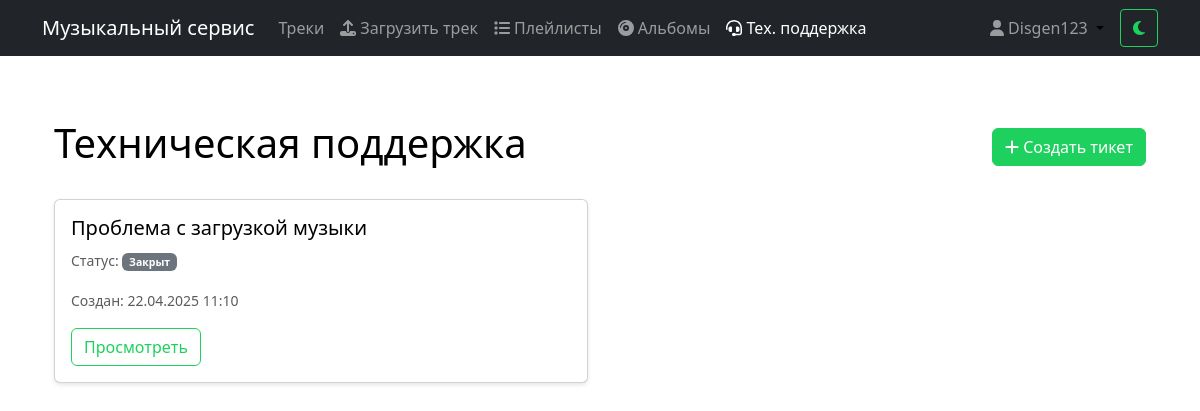
The app's page /support/ (signed in), older data.
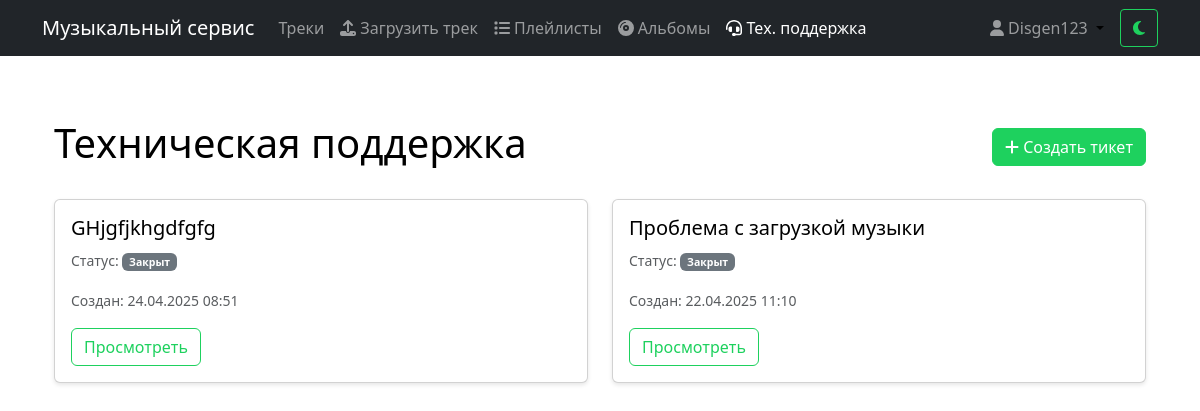
The same page, newer data.
### music/models.py (models this page shows, shortened)
class SupportTicket(models.Model):
    STATUS_CHOICES = (
        ('open', 'Открыт'),
        ('in_progress', 'В работе'),
        ('closed', 'Закрыт'),
    )
    user = models.ForeignKey(User, on_delete=models.CASCADE, related_name='support_tickets')
    subject = models.CharField(max_length=200, verbose_name='Тема')
    status = models.CharField(max_length=20, choices=STATUS_CHOICES, default='open', verbose_name='Статус')
    created_at = models.DateTimeField(auto_now_add=True, verbose_name='Создан')
    updated_at = models.DateTimeField(auto_now=True, verbose_name='Обновлен')
    is_read_by_admin = models.BooleanField(default=False, verbose_name='Прочитано администратором')
    class Meta:
        verbose_name = 'Тикет поддержки'
        verbose_name_plural = 'Тикеты поддержки'
        ordering = ['-updated_at']

### music/views.py (the view)
# urls.py: path('support/', views.support_ticket_list, name='support_ticket_list'),
@login_required
def support_ticket_list(request):
    if request.user.is_superuser:
        tickets = SupportTicket.objects.all()
    else:
        tickets = SupportTicket.objects.filter(user=request.user)
    return render(request, 'music/support/ticket_list.html', {'tickets': tickets})

### music/context_processors.py (called while the page is built)
def pending_tracks_count(request):
    if request.user.is_authenticated and request.user.is_superuser:
        return {'pending_tracks_count': Track.objects.filter(is_approved=False).count()}
    return {'pending_tracks_count': 0}

def support_tickets_count(request):
    if request.user.is_authenticated and request.user.is_superuser:
        unread_count = SupportMessage.objects.filter(
            ticket__status__in=['open', 'in_progress'],
            is_read=False
        ).exclude(user=request.user).count()
    else:
        unread_count = 0
    return {'unread_tickets_count': unread_count}

### templates/music/support/ticket_list.html (shortened to what this page needs)
{% extends 'base.html' %}
{% block content %}
<div class="container mt-4">
    <div class="d-flex justify-content-between align-items-center mb-4">
        <h1>Техническая поддержка</h1>
        <a href="{% url 'music:support_ticket_create' %}" class="btn btn-custom">
            <i class="fas fa-plus"></i> Создать тикет
        </a>
    </div>
    {% if tickets %}
        <div class="row">
            {% for ticket in tickets %}
                <div class="col-md-6 mb-3">
                    <div class="card">
                        <div class="card-body">
                            <h5 class="card-title">{{ ticket.subject }}</h5>
                            <p class="card-text">
                                <small class="text-muted">
                                    Статус:
                                    <span class="badge {% if ticket.status == 'open' %}bg-success{% elif ticket.status == 'in_progress' %}bg-warning{% else %}bg-secondary{% endif %}">
                                        {{ ticket.get_status_display }}
                                    </span>
                                </small>
                            </p>
                            <p class="card-text">
                                <small class="text-muted">
                                    Создан: {{ ticket.created_at|date:"d.m.Y H:i" }}
                                </small>
                            </p>
                            <a href="{% url 'music:support_ticket_detail' ticket.pk %}" class="btn btn-outline-custom">
                                Просмотреть
                            </a>
                        </div>
                    </div>
                </div>
            {% endfor %}
        </div>
    {% else %}
        <div class="alert alert-info">
            У вас пока нет тикетов. Создайте новый тикет, если у вас есть вопросы.
        </div>
    {% endif %}
</div>
{% endblock %}

Row changes from the older to the newer data that the page shows:
added SupportTicket: subject "GHjgfjkhgdfgfg", status "Закрыт", created_at "24.04.2025 08:51"
